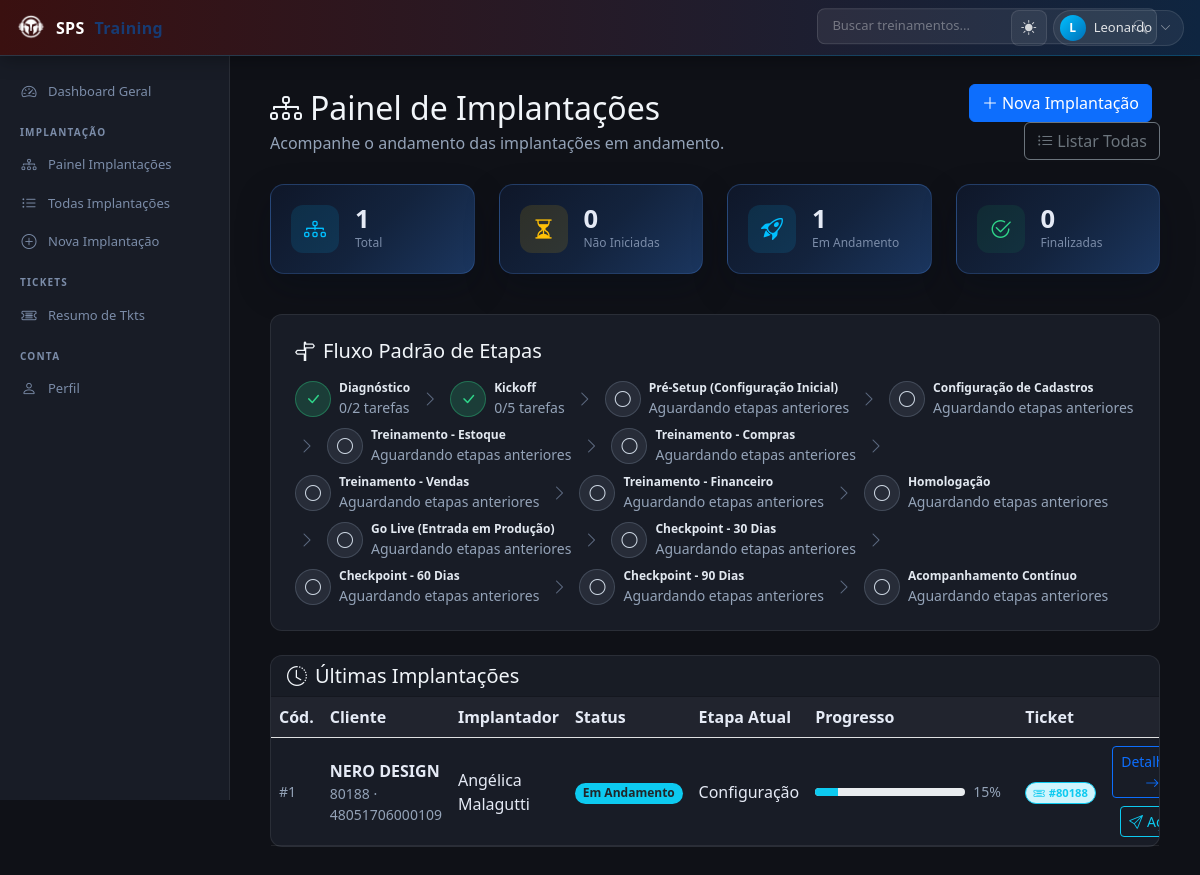
The app's page /implantacao/ (signed in), older data.
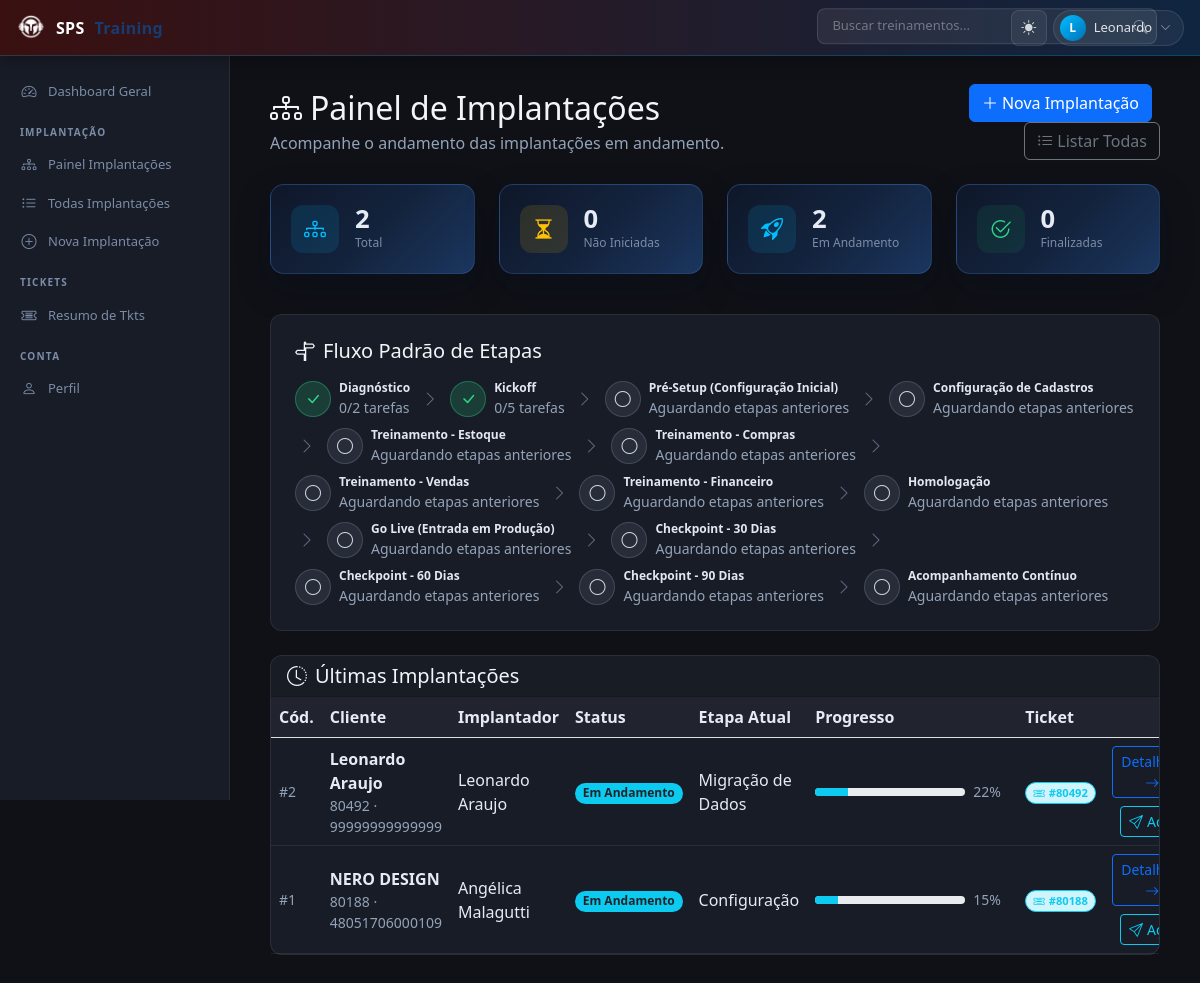
The same page, newer data.
### implantacao/models/implantacao.py (models this page shows, shortened)
class Implantacao(models.Model):
    empresa = models.IntegerField(default=0)
    filial = models.IntegerField(default=0)
    codigo_cliente = models.CharField(max_length=50)
    cliente = models.CharField(max_length=120)
    documento_cliente = models.CharField(max_length=30)
    implantador = models.CharField(max_length=120, blank=True, default='')
    data_implantacao = models.DateField(
        null=True,
        blank=True,
    )
    prazo_implementacao = models.DateField(
        null=True,
        blank=True,
    )
    status = models.CharField(
        max_length=30,
        choices=StatusImplantacao.choices,
        default=StatusImplantacao.NAO_INICIADO,
    )
    observacoes = models.TextField(blank=True)
    criado_em = models.DateTimeField(auto_now_add=True)
    atualizado_em = models.DateTimeField(auto_now=True)
    class Meta:
        db_table = 'implantacoes'
        ordering = ['-criado_em']

### implantacao/models/etapa.py (models this page shows, shortened)
class EtapaImplantacao(models.Model):
    implantacao = models.ForeignKey(
        'implantacao.Implantacao',
        related_name='etapas',
        on_delete=models.CASCADE,
    )
    nome = models.CharField(max_length=100)
    ordem = models.PositiveIntegerField()
    status = models.CharField(
        max_length=30,
        choices=StatusEtapa.choices,
        default=StatusEtapa.PENDENTE,
    )
    obrigatoria = models.BooleanField(default=True)
    iniciada_em = models.DateTimeField(null=True, blank=True)
    concluida_em = models.DateTimeField(null=True, blank=True)
    class Meta:
        db_table = 'implantacoes_etapas'
        ordering = ['ordem']
        constraints = [
            models.UniqueConstraint(
                fields=['implantacao', 'ordem'],
                name='unique_implantacao_etapa_ordem',
            )
        ]

### implantacao/models/origem_movidesk.py (models this page shows, shortened)
class OrigemMovidesk(models.Model):
    implantacao = models.OneToOneField(
        'implantacao.Implantacao',
        related_name='movidesk',
        on_delete=models.CASCADE,
    )
    ticket_id = models.BigIntegerField(unique=True)
    sincronizado_em = models.DateTimeField(null=True, blank=True)
    dados_origem = models.JSONField(default=dict)
    class Meta:
        db_table = 'implantacoes_origens_movidesk'

### implantacao/views.py (the view, shortened to what this page needs)
# urls.py: path('', views.DashboardView.as_view(), name='dashboard'),
@method_decorator(login_required, name='dispatch')
class DashboardView(View):
    template_name = 'pages/dashboard.html'
    def get(self, request):
        stats = {
            'total': Implantacao.objects.count(),
            'nao_iniciado': Implantacao.objects.filter(status=StatusImplantacao.NAO_INICIADO).count(),
            'em_andamento': Implantacao.objects.filter(status=StatusImplantacao.EM_ANDAMENTO).count(),
            'finalizado': Implantacao.objects.filter(status=StatusImplantacao.FINALIZADO).count(),
            'cancelado': Implantacao.objects.filter(status=StatusImplantacao.CANCELADO).count(),
        }
        ultimas = list(
            Implantacao.objects.select_related('movidesk').order_by('-criado_em')[:8]
        )
        if ultimas:
            etapas_pipeline = _montar_pipeline_padrao(ultimas[0])
        ultimas_com_progresso = []
        if ultimas:
            etapa_map = {}
            implantacao_pks = [i.pk for i in ultimas]
            for etapa in (
                EtapaImplantacao.objects.filter(implantacao_id__in=implantacao_pks)
                .prefetch_related('tarefas')
                .order_by('ordem')
            ):
                etapa_map.setdefault(etapa.implantacao_id, []).append(etapa)
            for imp in ultimas:
                progresso = _calcular_progresso_dados(imp, etapa_map.get(imp.pk, []))
                ultimas_com_progresso.append((imp, progresso))
        ctx = {
            'stats': stats,
            'ultimas': ultimas_com_progresso,
            'etapas_pipeline': etapas_pipeline,
        }
        return render(request, self.template_name, ctx)

### templates/pages/dashboard.html (shortened to what the changed rows need)
{% extends 'base.html' %}
{% block content %}
<div class="container-fluid">
    <div class="row mb-4 align-items-center">
        <div class="col-md-8">
            <h2 class="mb-1"><i class="bi bi-diagram-3 me-2"></i>Painel de Implantações</h2>
        </div>
    </div>
    <div class="row mb-4">
        <div class="col-md-3 mb-3">
            <div class="sps-stat-card">
                <div>
                    <div class="sps-stat-card__num">{{ stats.total }}</div>
                    <div class="sps-stat-card__label">Total</div>
                </div>
            </div>
        </div>
        <div class="col-md-3 mb-3">
            <div class="sps-stat-card">
                <div>
                    <div class="sps-stat-card__num">{{ stats.em_andamento }}</div>
                    <div class="sps-stat-card__label">Em Andamento</div>
                </div>
            </div>
        </div>
    </div>
    <div class="row mb-4">
        <div class="col-12">
            <div class="card p-4">
                <div class="d-flex flex-wrap gap-2 align-items-stretch">
                    {% for nome, info in etapas_pipeline.items %}
                    <div class="d-flex align-items-center impl-etapa-node">
                        <div class="impl-etapa-circle d-flex align-items-center justify-content-center rounded-circle flex-shrink-0"
                            data-status="{% if info.concluida %}concluida{% elif info.andamento %}andamento{% else %}pendente{% endif %}">
                            {% if info.concluida %}<i class="bi bi-check-lg"></i>
                            {% elif info.andamento %}<i class="bi bi-play-fill"></i>
                            {% else %}<i class="bi bi-circle"></i>{% endif %}
                        </div>
                        <div class="ms-2">
                            <div class="impl-etapa-nome">{{ nome }}</div>
                            <div class="small impl-etapa-texto">{{ info.texto }}</div>
                        </div>
                    </div>
                    {% if not forloop.last %}
                    <div class="impl-etapa-chevron mx-1 d-flex align-items-center">
                        <i class="bi bi-chevron-right"></i>
                    </div>
                    {% endif %}
                    {% endfor %}
                </div>
            </div>
        </div>
    </div>
    <div class="row">
        <div class="col-12">
            <div class="card">
                <div class="table-responsive">
                    <table class="table table-hover mb-0 align-middle">
                        <thead class="table-light">
                            <tr>
                                <th>Cód.</th>
                                <th>Cliente</th>
                                <th>Implantador</th>
                                <th>Status</th>
                                <th>Etapa Atual</th>
                                <th>Progresso</th>
                                <th>Ticket</th>
                                <th></th>
                            </tr>
                        </thead>
                        <tbody>
                            {% for imp, prog in ultimas %}
                            <tr>
                                <td class="small text-muted">#{{ imp.id }}</td>
                                <td>
                                    <div class="fw-semibold">{{ imp.cliente }}</div>
                                    <div class="small text-muted">{{ imp.codigo_cliente }} · {{ imp.documento_cliente }}
                                    </div>
                                </td>
                                <td>{{ imp.implantador|default:"—" }}</td>
                                <td>
                                    {% with s=imp.status %}
                                    <span
                                        class="badge rounded-pill
                                        {% if s == 'nao_iniciado' %}bg-secondary{% elif s == 'em_andamento' %}bg-info text-dark{% elif s == 'finalizado' %}bg-success{% else %}bg-danger{% endif %}">
                                        {{ imp.get_status_display }}
                                    </span>
                                    {% endwith %}
                                </td>
                                <td>{{ prog.etapa_atual }}</td>
                                <td style="min-width: 210px;">
                                    <div class="d-flex align-items-center gap-2">
                                        <div class="progress flex-grow-1" style="height: 8px;">
                                            <div class="progress-bar bg-info" role="progressbar"
                                                style="width: {{ prog.percentual }}%;"
                                                aria-valuenow="{{ prog.percentual }}" aria-valuemin="0"
                                                aria-valuemax="100"></div>
                                        </div>
                                        <small class="text-muted" style="min-width: 36px;">{{ prog.percentual }}%</small>
                                    </div>
                                </td>
                                <td style="width: 120px;">
                                    {% with origem=imp.movidesk %}
                                    {% if origem %}
                                    <span
                                        class="badge bg-info-subtle text-info border border-info rounded-pill d-inline-flex align-items-center"
                                        style="font-size: .7rem;">
                                        <i class="bi bi-ticket-detailed me-1"></i>#{{ origem.ticket_id }}
                                    </span>
                                    {% else %}
                                    <span
                                        class="badge bg-secondary-subtle text-secondary border border-secondary rounded-pill"
                                        style="font-size: .7rem;">
                                        Sem vínculo
                                    </span>
                                    {% endif %}
                                    {% endwith %}
                                </td>
                                <td style="width: 230px;">
                                    <div class="d-flex flex-wrap gap-2 justify-content-end">
                                        <a href="{% url 'implantacao:implantacao_detail' imp.pk %}"
                                            class="btn btn-sm btn-outline-primary">
                                            Detalhes <i class="bi bi-arrow-right ms-1"></i>
                                        </a>
                                        <button type="button" class="btn btn-sm btn-outline-info btn-enviar-acao"
                                            data-url="{% url 'implantacao:implantacao_enviar_acao' imp.pk %}"
                                            data-next="{% url 'implantacao:dashboard' %}"
                                            data-cliente="{{ imp.cliente }}"
                                            data-tem-origem="{% if imp.movidesk %}1{% else %}0{% endif %}" {% if not
                                            imp.movidesk %}title="Implantação sem ticket Movidesk vinculado." {% endif
                                            %}>
                                            <i class="bi bi-send me-1"></i>Ação
                                        </button>
                                    </div>
                                </td>
                            </tr>
                            {% endfor %}
                        </tbody>
                    </table>
                </div>
            </div>
        </div>
    </div>
</div>
{% endblock %}

Row changes from the older to the newer data that the page shows:
added Implantacao: id "2", cliente "Leonardo Araujo", codigo_cliente "80492", documento_cliente "99999999999999", implantador "Leonardo Araujo", status "Em Andamento", etapa_atual "Migração de Dados", percentual "22", movidesk.ticket_id "80492"
Text that changed along with them:
{{ stats.total }}: "1" → "2"
{{ stats.em_andamento }}: "1" → "2"
